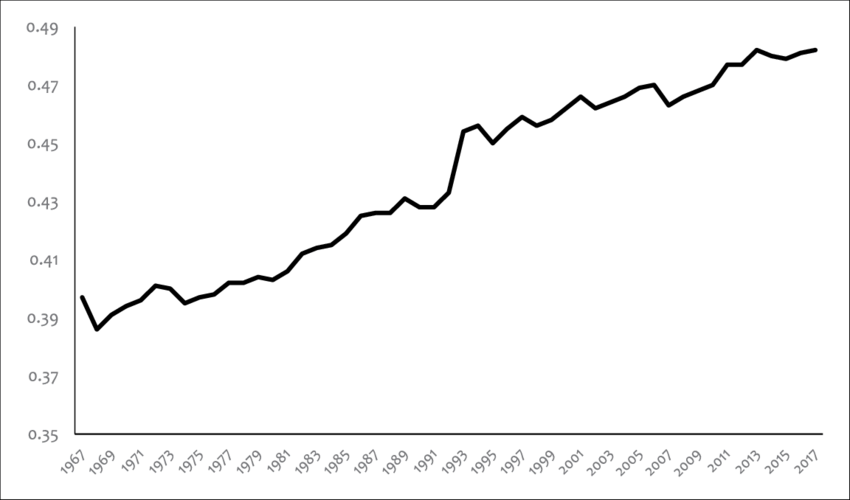
#> input picture data/US-Gini-coefficient-1967-to-2017-Source-US-Bureau-of-the-Census.png, 850 x 500 px
$ python main.py
#> lines starting #> are read from the running program, lines starting #| are printed output that depends on the picture; after the words box and inside, x2 and y2 are one past the last pixel; in counts of white or black regions, pixels touching at a corner belong together
import pandas as pd
import numpy as np
import matplotlib.pyplot as plt
import cv2


if __name__ == "__main__":
    # 75 433
    file = "data/US-Gini-coefficient-1967-to-2017-Source-US-Bureau-of-the-Census.png"
    img = cv2.imread(file)
#> img is the input picture: shape (500, 850, 3); mean B, G, R 249.3, 249.3, 249.3

    # crop
    bbox = [75, 0, 850, 433] # x, y, w, h
    img = img[bbox[1]:bbox[1]+bbox[3], bbox[0]:bbox[0]+bbox[2]]
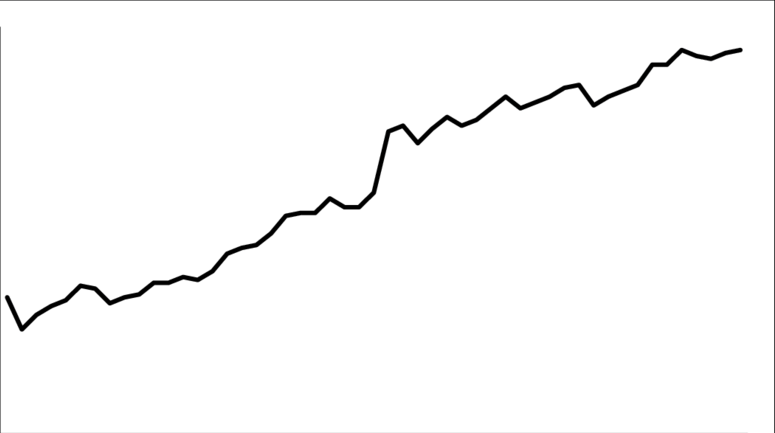
#> img: shape (433, 775, 3); mean B, G, R 251, 251, 251
    plt.imshow(img, cmap='gray') # gray
    # Бинаризация

    _, thresh = cv2.threshold(img, 200, 255, cv2.THRESH_BINARY)
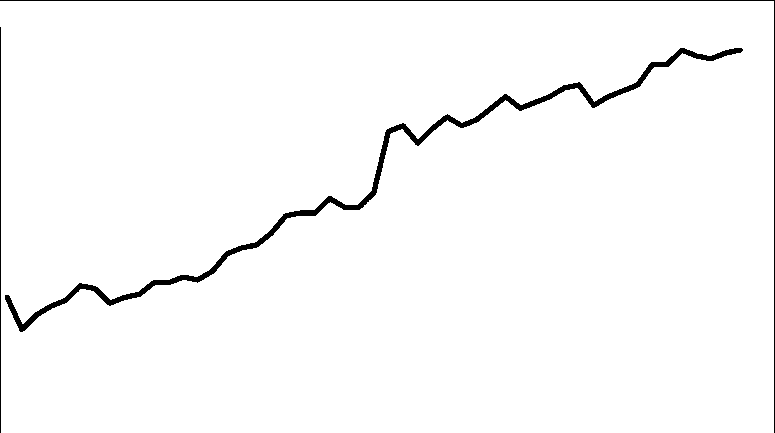
#> thresh: shape (433, 775, 3); 98% white; 3 black regions, box (x1, y1, x2, y2) and area: (5, 48, 743, 332) 4985, (0, 0, 775, 433) 1207, (0, 27, 1, 433) 406
    plt.imshow(thresh, cmap='gray')
    plt.waitforbuttonpress()
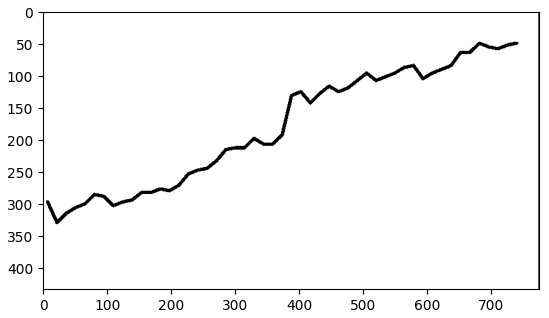
#> figure drawn by matplotlib, 1 panel; B, G, R data is drawn as R, G, B
    plt.close('all')
